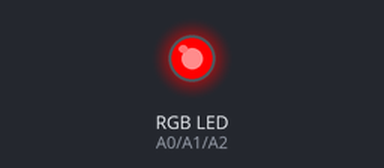
The sketch below on a simulated Arduino Uno, built with avr-gcc and run on an emulated ATmega328P. Parts: an RGB LED mixed from three pins (HIGH = lit).

Above: at 0.5 s.
At 2.5 s:
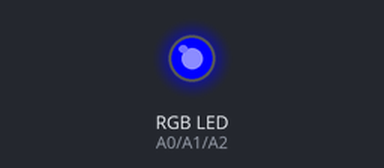
At 3.5 s:
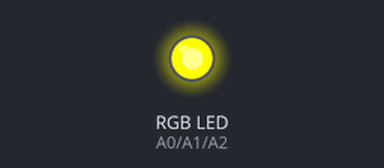
At 4.5 s:
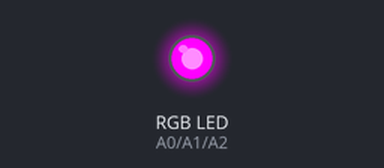
At 6.5 s:
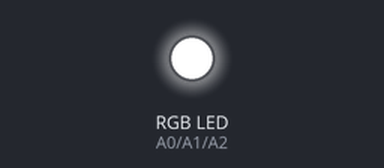
At 9.5 s:
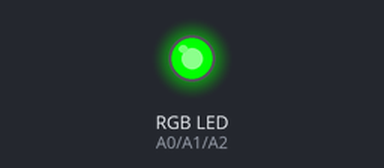
Timing chart, 0 to 10.4 s (numbered marks = the images above):
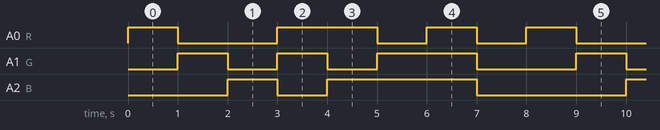

Measured:
- by itself, A0 (R): repeats every 8.0 s: LOW 2.0 s, HIGH 2.0 s, 2 × (LOW 1.0 s, HIGH 1.0 s)
- by itself, A1 (G): repeats every 8.0 s: LOW 1.0 s, HIGH 1.0 s, LOW 1.0 s, HIGH 2.0 s, LOW 2.0 s, HIGH 1.0 s
- by itself, A2 (B): repeats every 8.0 s: LOW 1.0 s, HIGH 3.0 s, LOW 3.0 s, HIGH 1.0 s

The sketch:

arduino_rgb_led.ino
```cpp
const int R = A0;
const int G = A1;
const int B = A2;

void setup() {
    // set the analog LED pins as output:
    pinMode(R, OUTPUT);
    pinMode(G, OUTPUT);
    pinMode(B, OUTPUT);
}

void loop() {
    // red
    analogWrite(R, 255);
    analogWrite(G, 0);
    analogWrite(B, 0);
    delay(1000);
    // green
    analogWrite(R, 0);
    analogWrite(G, 255);
    analogWrite(B, 0);
    delay(1000);
    // blue
    analogWrite(R, 0);
    analogWrite(G, 0);
    analogWrite(B, 255);
    delay(1000);
    // yellow
    analogWrite(R, 255);
    analogWrite(G, 255);
    analogWrite(B, 0);
    delay(1000);
    // purple
    analogWrite(R, 255);
    analogWrite(G, 0);
    analogWrite(B, 255);
    delay(1000);
    // aqua
    analogWrite(R, 0);
    analogWrite(G, 255);
    analogWrite(B, 255);
    delay(1000);
    // white
    analogWrite(R, 255);
    analogWrite(G, 255);
    analogWrite(B, 255);
    delay(1000);
    // off
    analogWrite(R, 0);
    analogWrite(G, 0);
    analogWrite(B, 0);
    delay(1000);
}
```
